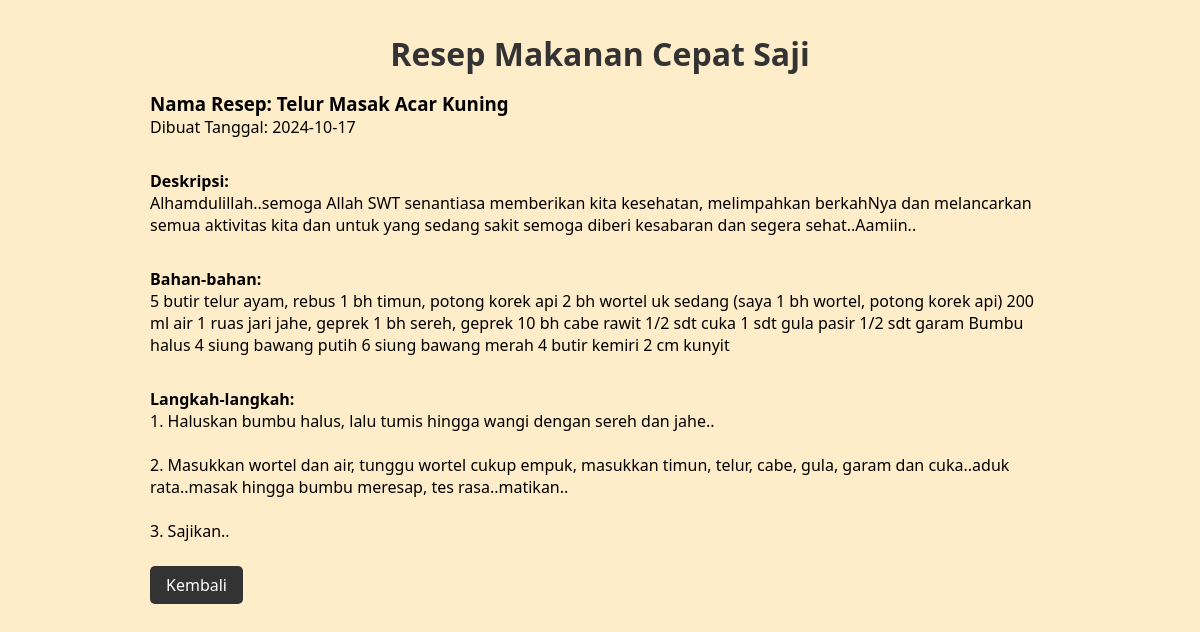
The page /detail_resep.php?id=2 on the database its author committed.
### tables this page shows
CREATE TABLE resep (
    id INTEGER PRIMARY KEY AUTOINCREMENT,
    nama_resep TEXT NOT NULL,
    description TEXT NOT NULL,
    daerah TEXT NOT NULL,
    bahan TEXT NOT NULL, 
    cara TEXT NOT NULL,
    created_at TEXT NOT NULL);

### functions.php (called while the page is built, shortened)
<?php
function get_resep_by_id($id)
{
    $db = connect_db();
    $query = "SELECT * FROM resep WHERE id = $id";
    $result = $db->query($query);
    return $result ? $result->fetchArray(SQLITE3_ASSOC) : false;
}

### detail_resep.php (the view, shortened to what this page needs)
<?php
require_once 'functions.php';
$id_resep = $_GET['id'];
$resep = get_resep_by_id($id_resep);
?>
<!DOCTYPE html>
<html lang="en">
<head>
</head>
<body>
    <div class="container">
        <div class="jumbotron">
            <h1>Resep Makanan Cepat Saji</h1>
            <div class="card">
                <h3>Nama Resep: <?php echo htmlspecialchars($resep['nama_resep']); ?></h3>
                <span>Dibuat Tanggal: <?php echo htmlspecialchars($resep['created_at']); ?></span>
                <div class="isi">
                    <p>
                        <strong>Deskripsi:</strong><br> <?php echo htmlspecialchars($resep['description']); ?>
                    </p>
                </div>
                <div class="isi">
                    <p>
                        <strong>Bahan-bahan:</strong><br> <?php echo htmlspecialchars($resep['bahan']); ?>
                    </p>
                </div>
                <div class="isi">
                    <p>
                        <strong>Langkah-langkah:</strong><br> <?php echo nl2br(htmlspecialchars($resep['cara'])); ?>
                    </p>
                </div>
                <div class="tombol">
                    <a href="halaman_utama.php">Kembali</a>
                </div>
            </div>
        </div>
    </div>
</body>
</html>

### detail_resep.php (style rules this page uses)
* { margin: 0; padding: 0; box-sizing: border-box; }
body { font-family: system-ui, -apple-system, BlinkMacSystemFont, 'Segoe UI', Roboto, Oxygen, Ubuntu, Cantarell, 'Open Sans', 'Helvetica Neue', sans-serif; background-color: #FFECC8; }
.container .jumbotron { max-width: 900px; margin: auto; padding-bottom: 3rem; }
.container .jumbotron h1 { color: #333; text-align: center; padding: 2rem 0 1rem 0; }
.container .jumbotron .card .isi { margin-top: 2rem; }
.container .jumbotron .card .tombol { margin-top: 2rem; }
.container .jumbotron .card .tombol a { background-color: #333; text-decoration: none; color: #fff; padding: 0.5rem 1rem; border: none; border-radius: 5px; cursor: pointer; transition: 0.3s ease-in-out; }

### rows shown on the page
resep: nama_resep "Telur Masak Acar Kuning", created_at "2024-10-17", description "Alhamdulillah..semoga Allah SWT senantiasa memberikan kita kesehatan, melimpahkan berkahNya dan melancarkan semua aktivitas kita dan untuk yang sedang sakit semoga diberi kesabaran dan segera sehat..Aamiin..", bahan "5 butir telur ayam, rebus 1 bh timun, potong korek api 2 bh wortel uk sedang (saya 1 bh wortel, potong korek api) 200 ml air 1 ruas jari jahe, geprek 1 bh sereh, geprek 10 bh cabe rawit 1/2 sdt cuka 1 sdt gula pasir 1/2 sdt garam Bumbu halus 4 siung bawang putih 6 siung bawang merah 4 butir kemiri 2 cm kunyit", cara "1. Haluskan bumbu halus, lalu tumis hingga wangi dengan sereh dan jahe.. 2. Masukkan wortel dan air, tunggu wortel cukup empuk, masukkan timun, telur, cabe, gula, garam dan cuka..aduk rata..masak hingga bumbu meresap, tes rasa..matikan.. 3. Sajikan.."
